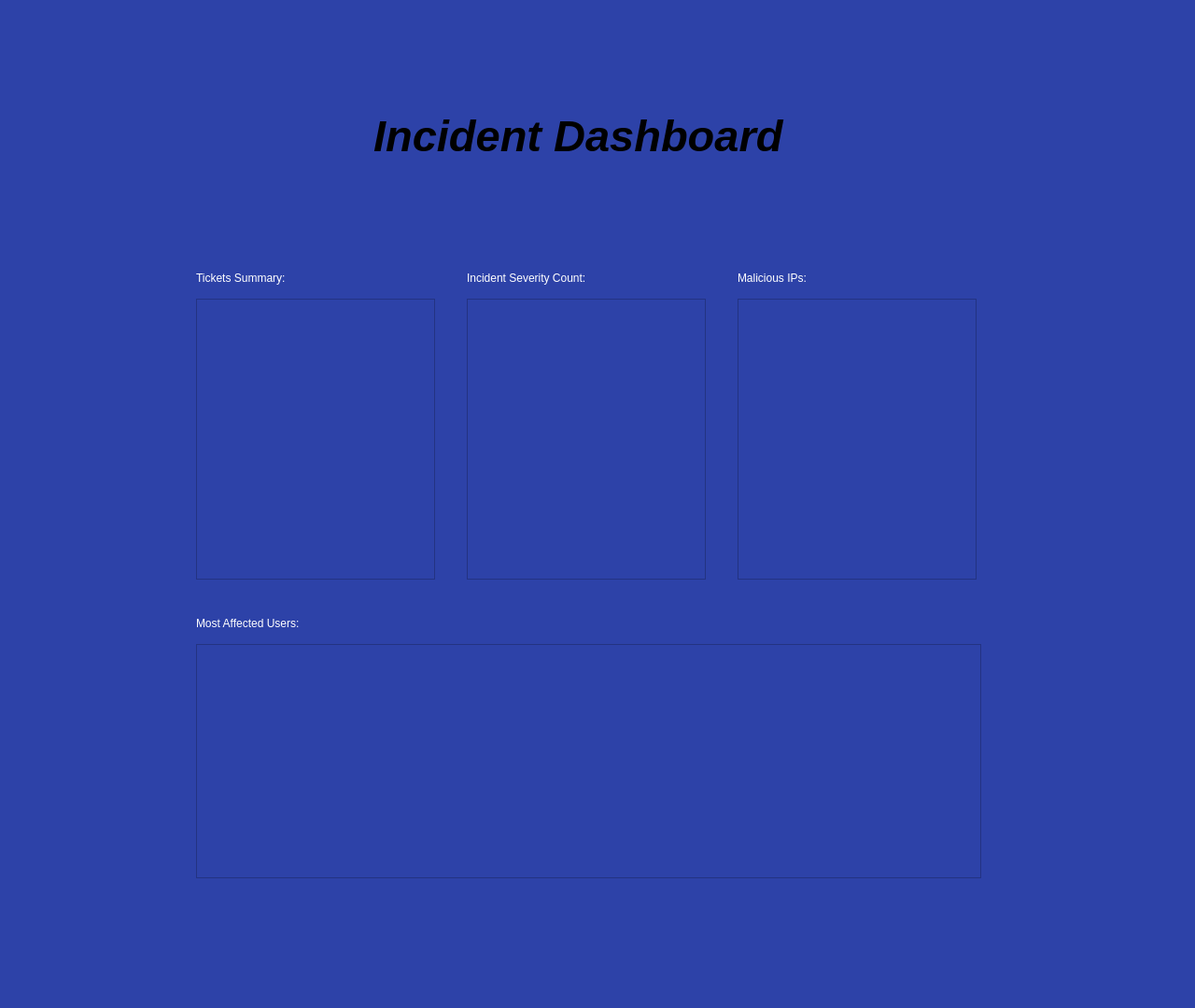
<?xml version="1.0" encoding="UTF-8"?>
<ui version="4.0">
 <class>dashboard</class>
 <widget class="QDialog" name="dashboard">
  <property name="geometry">
   <rect>
    <x>0</x>
    <y>0</y>
    <width>1280</width>
    <height>1080</height>
   </rect>
  </property>
  <property name="windowTitle">
   <string>Dialog</string>
  </property>
  <property name="styleSheet">
   <string notr="true">background-color: #2d42a8;</string>
  </property>
  <widget class="QLabel" name="label">
   <property name="geometry">
    <rect>
     <x>400</x>
     <y>110</y>
     <width>471</width>
     <height>71</height>
    </rect>
   </property>
   <property name="font">
    <font>
     <pointsize>35</pointsize>
     <italic>true</italic>
     <bold>true</bold>
    </font>
   </property>
   <property name="text">
    <string>Incident Dashboard</string>
   </property>
  </widget>
  <widget class="QListWidget" name="ticketStatusDash">
   <property name="geometry">
    <rect>
     <x>210</x>
     <y>320</y>
     <width>256</width>
     <height>301</height>
    </rect>
   </property>
   <property name="styleSheet">
    <string notr="true">color:white;</string>
   </property>
  </widget>
  <widget class="QListWidget" name="severityDash">
   <property name="geometry">
    <rect>
     <x>500</x>
     <y>320</y>
     <width>256</width>
     <height>301</height>
    </rect>
   </property>
   <property name="font">
    <font>
     <pointsize>13</pointsize>
    </font>
   </property>
   <property name="styleSheet">
    <string notr="true">color:white;</string>
   </property>
  </widget>
  <widget class="QListWidget" name="affectedUserDash">
   <property name="geometry">
    <rect>
     <x>210</x>
     <y>690</y>
     <width>841</width>
     <height>251</height>
    </rect>
   </property>
   <property name="font">
    <font>
     <pointsize>13</pointsize>
    </font>
   </property>
   <property name="styleSheet">
    <string notr="true">color:white;</string>
   </property>
  </widget>
  <widget class="QListWidget" name="MaliciousIPDash">
   <property name="geometry">
    <rect>
     <x>790</x>
     <y>320</y>
     <width>256</width>
     <height>301</height>
    </rect>
   </property>
   <property name="font">
    <font>
     <pointsize>13</pointsize>
    </font>
   </property>
   <property name="styleSheet">
    <string notr="true">color:white;</string>
   </property>
  </widget>
  <widget class="QLabel" name="label_2">
   <property name="geometry">
    <rect>
     <x>210</x>
     <y>660</y>
     <width>231</width>
     <height>16</height>
    </rect>
   </property>
   <property name="styleSheet">
    <string notr="true">color: white;</string>
   </property>
   <property name="text">
    <string>Most Affected Users:</string>
   </property>
  </widget>
  <widget class="QLabel" name="label_3">
   <property name="geometry">
    <rect>
     <x>500</x>
     <y>290</y>
     <width>141</width>
     <height>16</height>
    </rect>
   </property>
   <property name="styleSheet">
    <string notr="true">color: white;</string>
   </property>
   <property name="text">
    <string>Incident Severity Count:</string>
   </property>
  </widget>
  <widget class="QLabel" name="label_4">
   <property name="geometry">
    <rect>
     <x>210</x>
     <y>290</y>
     <width>181</width>
     <height>16</height>
    </rect>
   </property>
   <property name="styleSheet">
    <string notr="true">color: white;</string>
   </property>
   <property name="text">
    <string>Tickets Summary:</string>
   </property>
  </widget>
  <widget class="QLabel" name="label_5">
   <property name="geometry">
    <rect>
     <x>790</x>
     <y>290</y>
     <width>141</width>
     <height>16</height>
    </rect>
   </property>
   <property name="styleSheet">
    <string notr="true">color: white;</string>
   </property>
   <property name="text">
    <string>Malicious IPs:</string>
   </property>
  </widget>
 </widget>
 <resources/>
 <connections/>
</ui>
